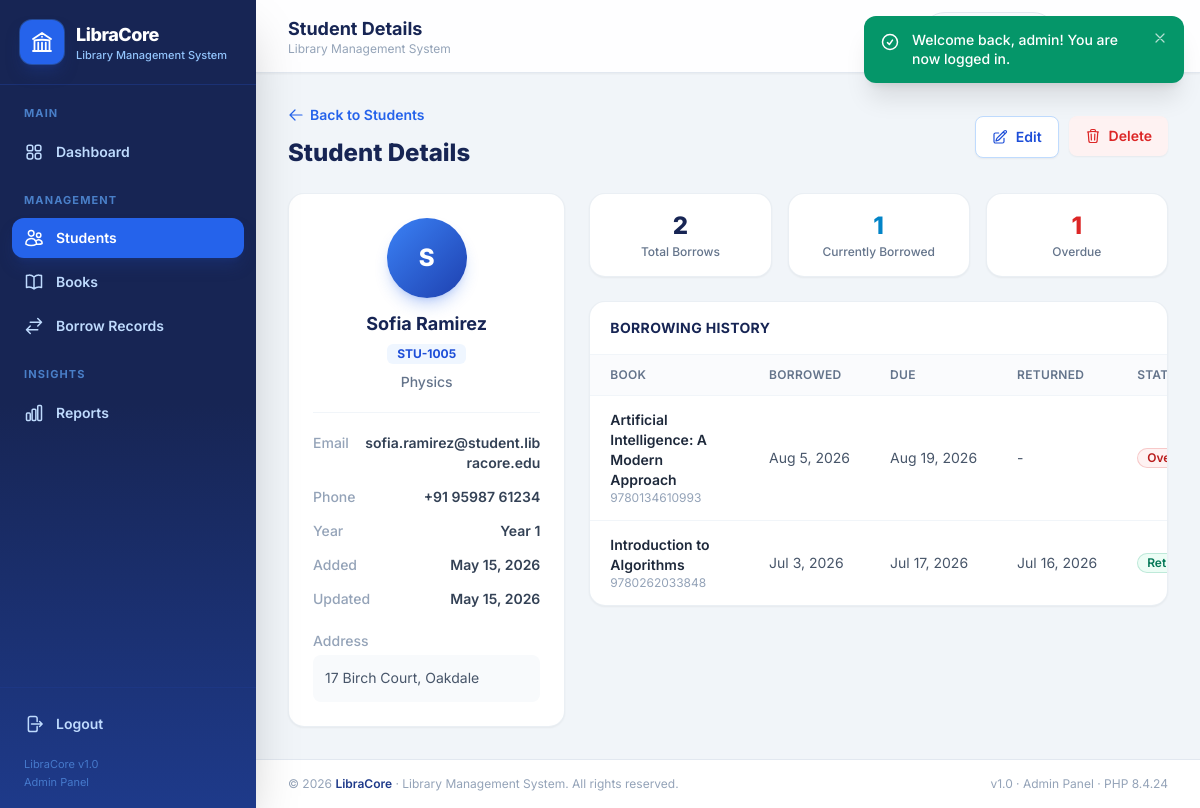
Before: /students/view.php?id=5 (signed in) with the older database file.
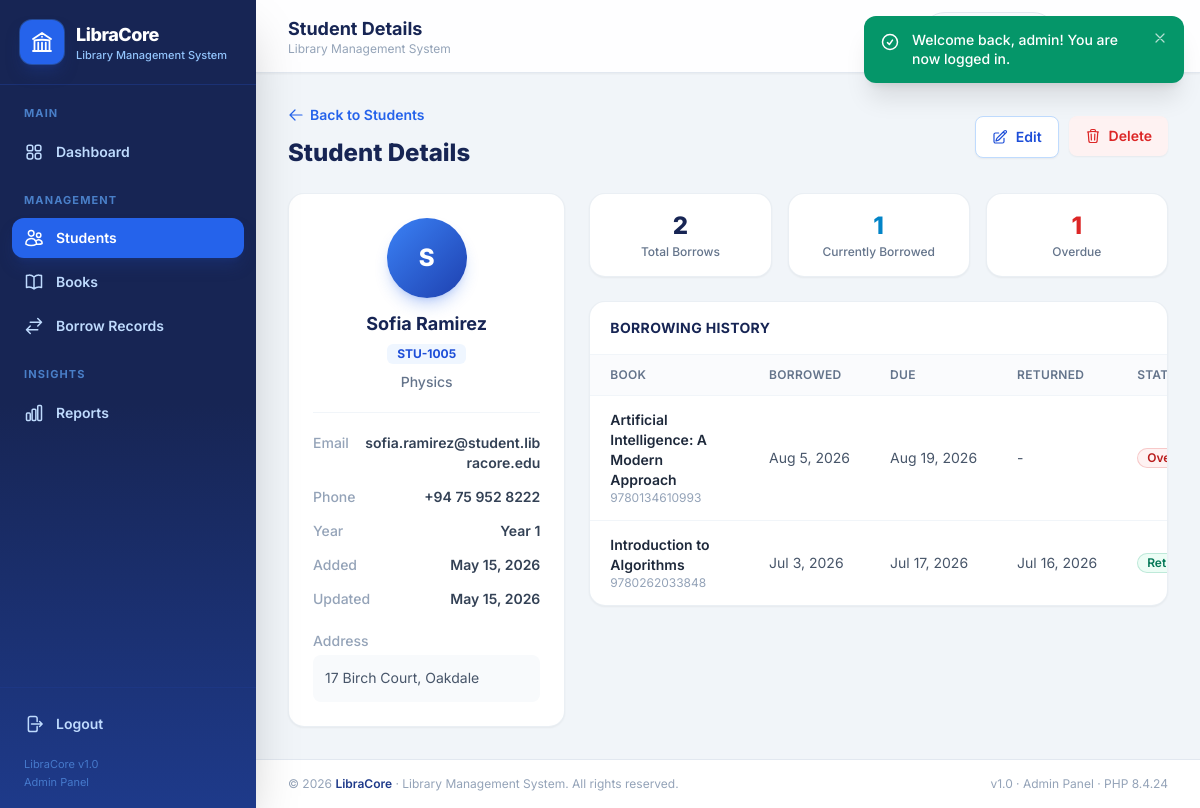
After: the same page with the newer database file.
### tables this page shows
CREATE TABLE `students` (
  `id`         INT UNSIGNED     NOT NULL AUTO_INCREMENT,
  `student_id` VARCHAR(30)      NOT NULL,
  `name`       VARCHAR(100)     NOT NULL,
  `email`      VARCHAR(120)     NOT NULL,
  `phone`      VARCHAR(25)      NOT NULL,
  `address`    VARCHAR(255)     NOT NULL,
  `department` VARCHAR(100)     NOT NULL,
  `year`       TINYINT UNSIGNED NOT NULL DEFAULT 1,
  `created_at` TIMESTAMP        NOT NULL DEFAULT CURRENT_TIMESTAMP,
  `updated_at` TIMESTAMP        NOT NULL DEFAULT CURRENT_TIMESTAMP ON UPDATE CURRENT_TIMESTAMP,
  PRIMARY KEY (`id`),
  UNIQUE KEY `uq_students_student_id` (`student_id`),
  KEY `idx_students_name` (`name`),
  KEY `idx_students_department` (`department`)
);

CREATE TABLE `borrow_records` (
  `id`          INT UNSIGNED                    NOT NULL AUTO_INCREMENT,
  `student_id`  INT UNSIGNED                    NOT NULL,
  `book_id`     INT UNSIGNED                    NOT NULL,
  `borrow_date` DATE                            NOT NULL,
  `due_date`    DATE                            NOT NULL,
  `return_date` DATE                                     DEFAULT NULL,
  `status`      ENUM('Borrowed','Returned')     NOT NULL DEFAULT 'Borrowed',
  `remarks`     VARCHAR(255)                             DEFAULT NULL,
  `created_at`  TIMESTAMP                       NOT NULL DEFAULT CURRENT_TIMESTAMP,
  PRIMARY KEY (`id`),
  KEY `idx_br_student` (`student_id`),
  KEY `idx_br_book` (`book_id`),
  KEY `idx_br_status` (`status`),
  KEY `idx_br_due_date` (`due_date`),
  KEY `idx_br_return_date` (`return_date`),
  CONSTRAINT `fk_br_student` FOREIGN KEY (`student_id`) REFERENCES `students` (`id`)
      ON DELETE CASCADE ON UPDATE CASCADE,
  CONSTRAINT `fk_br_book` FOREIGN KEY (`book_id`) REFERENCES `books` (`id`)
      ON DELETE CASCADE ON UPDATE CASCADE
);

CREATE TABLE `books` (
  `id`                 INT UNSIGNED     NOT NULL AUTO_INCREMENT,
  `isbn`               VARCHAR(20)      NOT NULL,
  `title`              VARCHAR(200)     NOT NULL,
  `author`             VARCHAR(150)     NOT NULL,
  `category`           VARCHAR(80)      NOT NULL,
  `publisher`          VARCHAR(120)              DEFAULT NULL,
  `publication_year`   SMALLINT UNSIGNED         DEFAULT NULL,
  `quantity`           INT UNSIGNED     NOT NULL DEFAULT 1,
  `available_quantity` INT UNSIGNED     NOT NULL DEFAULT 1,
  `shelf_location`     VARCHAR(30)      NOT NULL,
  `created_at`         TIMESTAMP        NOT NULL DEFAULT CURRENT_TIMESTAMP,
  `updated_at`         TIMESTAMP        NOT NULL DEFAULT CURRENT_TIMESTAMP ON UPDATE CURRENT_TIMESTAMP,
  PRIMARY KEY (`id`),
  UNIQUE KEY `uq_books_isbn` (`isbn`),
  KEY `idx_books_title` (`title`),
  KEY `idx_books_category` (`category`),
  CONSTRAINT `chk_books_available_range` CHECK (`available_quantity` <= `quantity`)
);

### students/view.php (the view, shortened to what the rows shown need)
<?php
require_once __DIR__ . '/../includes/auth_check.php';
$id      = (int)($_GET['id'] ?? 0);
$stmt    = $pdo->prepare('SELECT * FROM students WHERE id = :id');
$stmt->execute([':id' => $id]);
$student = $stmt->fetch();
$stmt = $pdo->prepare("
    SELECT br.*, b.isbn, b.title AS book_title, b.author
    FROM borrow_records br
    JOIN books b ON b.id = br.book_id
    WHERE br.student_id = :id
    ORDER BY br.borrow_date DESC, br.id DESC
");
$stmt->execute([':id' => $id]);
$history = $stmt->fetchAll();
$totalOverdue = 0;
foreach ($history as $h) {
    if ($h['return_date'] === null) {
        if (borrow_status($h) === 'Overdue') {
            $totalOverdue++;
        }
    }
}
include __DIR__ . '/../includes/header.php';
?>
<div class="mx-auto max-w-5xl">
    <div class="mb-6 flex flex-col gap-4 sm:flex-row sm:items-center sm:justify-between">
        <div>
            <h2 class="mt-2 text-xl font-extrabold text-blue-950 sm:text-2xl">Student Details</h2>
        </div>
    </div>
    <div class="grid grid-cols-1 gap-6 lg:grid-cols-3">
        <section class="rounded-2xl border border-slate-200/70 bg-white p-6 shadow-sm">
            <div class="flex flex-col items-center border-b border-slate-100 pb-5 text-center">
                <span class="flex h-20 w-20 items-center justify-center rounded-full bg-gradient-to-br from-blue-500 to-blue-800 text-2xl font-extrabold text-white shadow-lg shadow-blue-600/25">
                    <?= e(strtoupper(mb_substr($student['name'], 0, 1))) ?>
                </span>
                <h3 class="mt-3 text-lg font-bold text-blue-950"><?= e($student['name']) ?></h3>
                <span class="mt-1.5 rounded-md bg-blue-50 px-2.5 py-0.5 text-xs font-bold text-blue-700"><?= e($student['student_id']) ?></span>
                <p class="mt-2 text-sm font-medium text-slate-500"><?= e($student['department']) ?></p>
            </div>
            <dl class="mt-5 space-y-3.5 text-sm">
                <div class="flex justify-between gap-3">
                    <dt class="font-medium text-slate-400">Email</dt>
                    <dd class="break-all text-right font-semibold text-slate-700"><?= e($student['email']) ?></dd>
                </div>
                <div class="flex justify-between gap-3">
                    <dt class="font-medium text-slate-400">Phone</dt>
                    <dd class="text-right font-semibold text-slate-700"><?= e($student['phone']) ?></dd>
                </div>
                <div class="flex justify-between gap-3">
                    <dt class="font-medium text-slate-400">Year</dt>
                    <dd class="text-right font-semibold text-slate-700">Year <?= (int)$student['year'] ?></dd>
                </div>
                <div class="flex justify-between gap-3">
                    <dt class="shrink-0 font-medium text-slate-400">Added</dt>
                    <dd class="text-right font-semibold text-slate-700"><?= e(date('M j, Y', strtotime($student['created_at']))) ?></dd>
                </div>
                <div class="flex justify-between gap-3">
                    <dt class="shrink-0 font-medium text-slate-400">Updated</dt>
                    <dd class="text-right font-semibold text-slate-700"><?= e(date('M j, Y', strtotime($student['updated_at']))) ?></dd>
                </div>
                <div class="pt-2">
                    <dt class="mb-1 font-medium text-slate-400">Address</dt>
                    <dd class="rounded-lg bg-slate-50 p-3 text-sm leading-relaxed text-slate-600"><?= e($student['address']) ?></dd>
                </div>
            </dl>
        </section>
        <section class="lg:col-span-2 space-y-6">
            <div class="overflow-hidden rounded-2xl border border-slate-200/70 bg-white shadow-sm">
                <div class="overflow-x-auto">
                    <table class="w-full min-w-[640px] text-left text-sm">
                        <thead>
                            <tr class="border-b border-slate-100 bg-slate-50/70 text-xs uppercase tracking-wide text-slate-500">
                                <th class="px-5 py-3 font-semibold">Book</th>
                                <th class="px-5 py-3 font-semibold">Borrowed</th>
                                <th class="px-5 py-3 font-semibold">Due</th>
                                <th class="px-5 py-3 font-semibold">Returned</th>
                                <th class="px-5 py-3 font-semibold">Status</th>
                            </tr>
                        </thead>
                        <tbody class="divide-y divide-slate-100">
                            <?php if (!$history): ?>
                                <tr><td colspan="5" class="px-5 py-12 text-center text-sm text-slate-400">This student has not borrowed any books yet.</td></tr>
                            <?php else: ?>
                                <?php foreach ($history as $h): ?>
                                    <tr class="transition hover:bg-blue-50/40">
                                        <td class="px-5 py-3.5">
                                            <p class="font-semibold text-slate-800"><?= e($h['book_title']) ?></p>
                                            <p class="text-xs text-slate-400"><?= e($h['isbn']) ?></p>
                                        </td>
                                        <td class="px-5 py-3.5 whitespace-nowrap text-slate-600"><?= e(date('M j, Y', strtotime($h['borrow_date']))) ?></td>
                                        <td class="px-5 py-3.5 whitespace-nowrap text-slate-600"><?= e(date('M j, Y', strtotime($h['due_date']))) ?></td>
                                        <td class="px-5 py-3.5 whitespace-nowrap text-slate-600"><?= $h['return_date'] ? e(date('M j, Y', strtotime($h['return_date']))) : '-' ?></td>
                                        <td class="px-5 py-3.5"><?= status_badge_html(borrow_status($h)) ?></td>
                                    </tr>
                                <?php endforeach; ?>
                            <?php endif; ?>
                        </tbody>
                    </table>
                </div>
            </div>
        </section>
    </div>
</div>
<?php include __DIR__ . '/../includes/footer.php'; ?>

### includes/functions.php (shortened to what the rows shown need)
<?php
require_once __DIR__ . '/../config/database.php';
function e($value): string
{
    return htmlspecialchars((string)$value, ENT_QUOTES, 'UTF-8');
}
function db_today(): string
{
    global $pdo;
    static $today = null;
    if ($today === null) {
        $today = (string)$pdo->query('SELECT CURDATE()')->fetchColumn();
    }
    return $today;
}
function borrow_status(array $record): string
{
    if (!empty($record['return_date'])) {
        return 'Returned';
    }
    if (!empty($record['due_date']) && strcmp(db_today(), $record['due_date']) > 0) {
        return 'Overdue';
    }
    return 'Borrowed';
}
function status_badge_html(string $status): string
{
    $styles = [
        'Borrowed' => 'bg-blue-50 text-blue-700 ring-blue-600/20',
        'Returned' => 'bg-emerald-50 text-emerald-700 ring-emerald-600/20',
        'Overdue'  => 'bg-red-50 text-red-700 ring-red-600/20',
    ];
    $style = $styles[$status] ?? 'bg-slate-100 text-slate-700 ring-slate-500/20';
    return '<span class="inline-flex items-center gap-1 rounded-full px-2.5 py-0.5 text-xs font-semibold ring-1 ring-inset ' . $style . '">' . e($status) . '</span>';
}

Changed rows visible on the page:
changed students "Sofia Ramirez": phone "+91 95987 61234" → "+94 75 952 8222"
